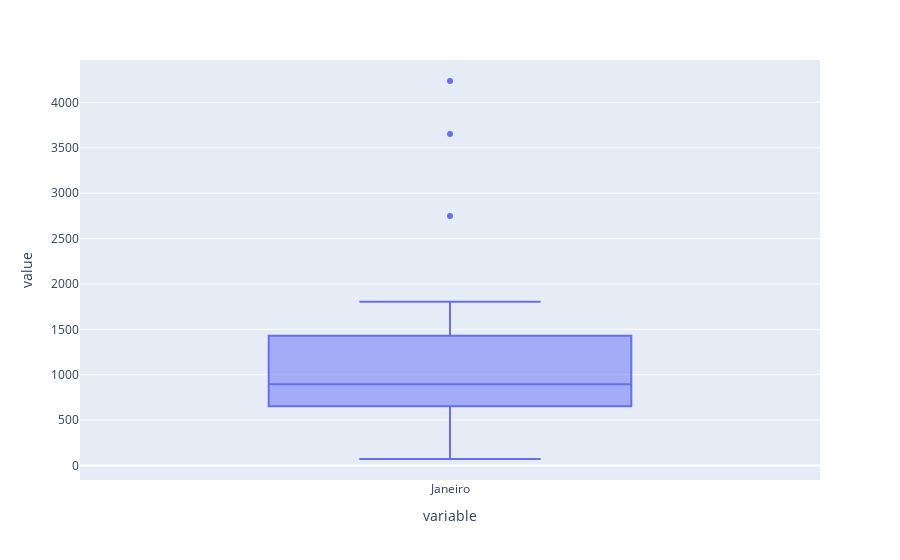

Here is the notebook cell this chart was saved with:
### Code cell
px.box(df['Janeiro'])

### Figure 1 — Plotly figure (JSON) as saved in the notebook; plotly's stock layout.template omitted (floating-point values rounded to 4 significant figures)
{"data": [{"alignmentgroup": "True", "hovertemplate": "variable=%{x}<br>value=%{y}<extra></extra>", "legendgroup": "", "marker": {"color": "#636efa"}, "name": "", "notched": false, "offsetgroup": "", "orientation": "v", "showlegend": false, "type": "box", "x": ["Janeiro", "Janeiro", "Janeiro", "Janeiro", "Janeiro", "Janeiro", "Janeiro", "Janeiro", "Janeiro", "Janeiro", "Janeiro", "Janeiro", "Janeiro", "Janeiro", "Janeiro", "Janeiro", "Janeiro", "Janeiro", "Janeiro", "Janeiro", "Janeiro"], "x0": " ", "xaxis": "x", "y": [72, 157, 512, 2749, 1804, 3652, 1209, 1330, 711, 665, 1383, 614, 836, 893, 1324, 1565, 4235, 485, 1188, 895, 868], "y0": " ", "yaxis": "y"}], "layout": {"boxmode": "group", "legend": {"tracegroupgap": 0}, "margin": {"t": 60}, "xaxis": {"anchor": "y", "domain": [0, 1], "title": {"text": "variable"}}, "yaxis": {"anchor": "x", "domain": [0, 1], "title": {"text": "value"}}}}
